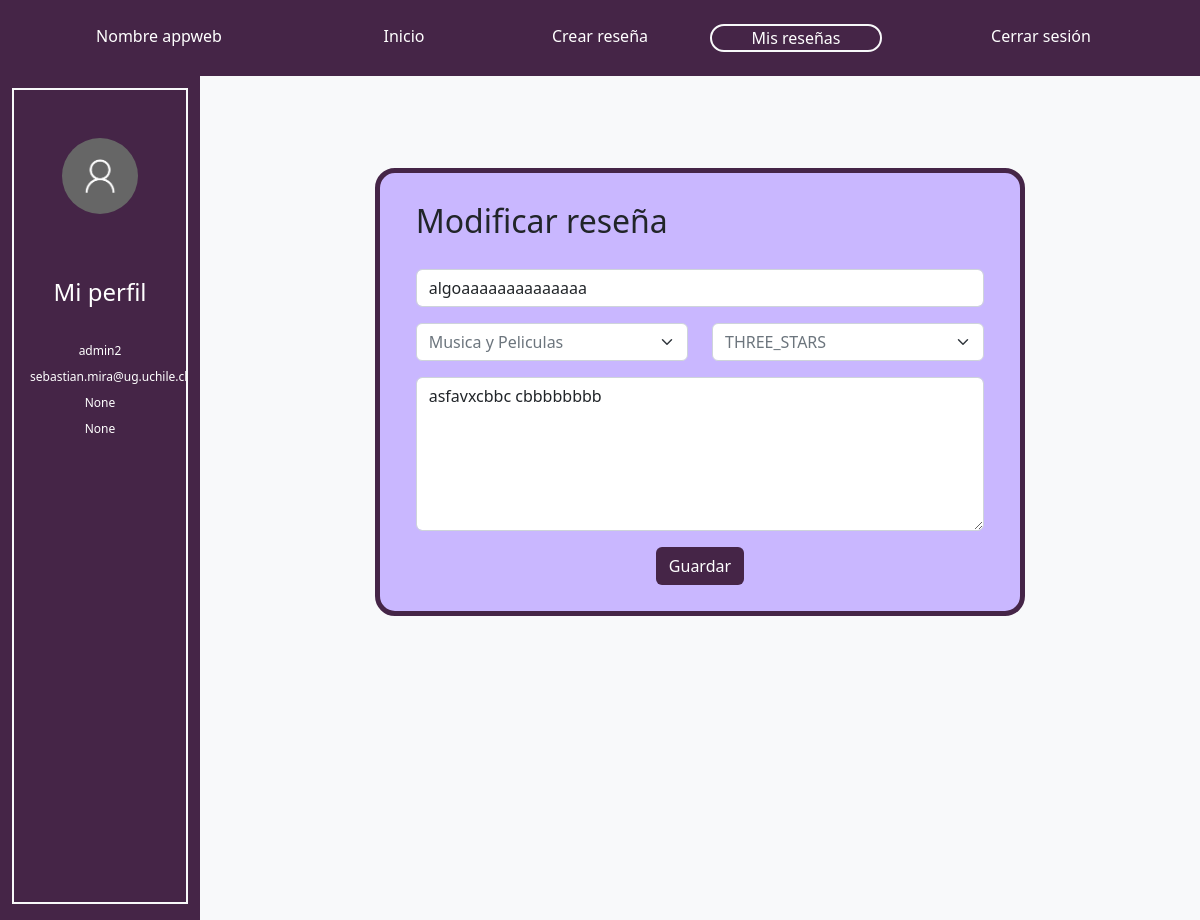
Screenshot of /modify/9 (signed in) with the database file from the repository.
### reviews/models.py (models this page shows, shortened)
class User(AbstractUser):
   birthdate = models.DateField(null=True, blank=True)
   country = models.CharField(max_length=50,  blank=True, null=True)

class Review(models.Model):  # Todolist able name that inherits models.Model
    product_name = models.CharField(max_length=100)# autodesc
    category = models.CharField(max_length=50,  blank=True, null=True)
    content =	models.TextField(max_length=500)# donde se obtuvo, es un alimento, herramienta, etc. como se utiliza, precio
    creation_date = models.DateField(default=timezone.now().strftime("%Y-%m-%d"))# autodesc
    CATEGORIES = [
       (1, "ONE_STAR"),
       (2, "TWO_STARS"),
       (3, "THREE_STARS"),
       (4, "FOUR_STARS"),
       (5, "FIVE_STARS"),
    ]
    punctuation = models.IntegerField(choices=CATEGORIES, default=CATEGORIES[2][1], help_text="Puntuación")
    author_nickname =  models.ForeignKey(User, blank=True, null=True, on_delete=models.CASCADE)# autodesc
    object_image = models.ImageField(null=True, blank=True, upload_to="review_images/")

### reviews/views.py (the view)
# urls.py: path('modify/<review_id>',views.ModifyReview,name='modify'),
def ModifyReview(request, review_id):
    if request.method == 'GET' and request.user.is_authenticated:
        review = Review.objects.filter(id=review_id)[0]
        PUNCTUATIONS=[
            (1, "ONE_STAR"),
            (2, "TWO_STARS"),
            (3, "THREE_STARS"),
            (4, "FOUR_STARS"),
            (5, "FIVE_STARS"),
        ]
        initial = {"product_name":review.product_name, "category":review.category, "content":review.content, "punctuation":review.punctuation}
        form = CreateReviewForm(initial=initial)
        return render(request, 'reviews/ModifyReview.html', {'form':form, 'review': review, 'categories': categories})

### reviews/forms.py
class CreateReviewForm(forms.Form):
    product_name = forms.CharField(label="Nombre del Producto", required=True, widget=forms.TextInput(attrs={'placeholder':'Nombre del Producto', 'class': 'form-control'}))
    content = forms.CharField(label='Haz tu reseña...', widget=forms.Textarea(attrs={'placeholder':'Haz tu reseña...', 'class': 'form-control h-50'}), max_length=500)
    category = forms.ChoiceField(label='Select a country', widget=forms.Select(attrs={'class': 'form-select text-muted'}), choices=[(category['id'], category['name']) for category in categories],  required=True)
    PUNCTUATIONS=[
       ("1", "ONE_STAR"),
       ("2", "TWO_STARS"),
       ("3", "THREE_STARS"),
       ("4", "FOUR_STARS"),
       ("5", "FIVE_STARS"),
    ]
    punctuation = forms.ChoiceField(label="Puntuacion", widget=forms.Select(attrs={'class': 'form-select text-muted'}),choices=PUNCTUATIONS)
    object_image = forms.ImageField(label="Imagen del producto...")

### reviews/templates/reviews/ModifyReview.html (shortened to what this page needs)
<!DOCTYPE html>
{% load static %}
<html lang="en">
<head>
    <link href="https://cdn.jsdelivr.net/npm/bootstrap@5.2.0/dist/css/bootstrap.min.css" rel="stylesheet"></head>
    <link rel="stylesheet" type="text/css" href="{% static 'reviews/styles.css' %}">
</head>
<body>
    <nav class="navbar-expand fixed-top">
        <div class="p-4 morado-oscuro container-fluid">
          <div class="row row-cols-auto text-center">
            {% if user.is_authenticated %}
            <div class="col-3">
              <a class="text-white navbar-brand" href="{% url 'ShowReviews' %}">Nombre appweb</a>
            </div>
            {%else%}
            <div class="col-2">
                <a class="text-white navbar-brand" href="{% url 'ShowReviews' %}">Nombre appweb</a>
              </div>
            {%endif%}
            <div class="col-2">
              <a class="text-white nav-link" href="{% url 'ShowReviews' %}">Inicio</a>
            </div>
            <div class="col-2">
                <a class="text-white nav-link" href="{% url 'CreateReview' %}">Crear reseña</a>
            </div>
            <div class="col-2">
              <a class="text-white nav-link border border-2 border-light rounded-pill" href="{% url 'myReviews' %}">Mis reseñas</a>
            </div>
            {% if user.is_authenticated %}
            <div class="col-3">
                <a class="text-white nav-link" href="{% url 'logout' %}">Cerrar sesión</a>
            </div>
            {%endif%}
          </div>
        </div>
      </nav>
    {% if user.is_authenticated %}
        Welcome, {{ user.username }} (<a href="{% url 'logout' %}">logout</a>)
    {% else %}
        <a href="{% url 'login' %}">login</a>
    {% endif %}
    <div class="container-fluid min-vh-100 contenido pt-5">
        <div class="row row-cols-auto">
          <div class="col-2 morado-oscuro py-3">
          <div class="h-100  border border-2 border-light">
            <div class="row p-5 justify-content-center">
              <img src="{% static 'reviews/user.png' %}" class="rounded-circle img-fluid">
            </div>
            <div class="row text-white text-center m-1">
              <div class="py-2 fs-4">Mi perfil</div>
              <div class="container-fluid justify-content-center">
                <div style="font-size: 12px;" class="row row-cols-1">
                  <div class="col mt-2">{{ user.username }}</div>
                  <div class="col mt-2">{{ user.email }}</div>
                  <div class="col mt-2">{{ user.birthdate }}</div>
                  <div class="col mt-2">{{ user.country }}</div>
                </div>
              </div>
            </div>
          </div>
          </div>
          <div class="col-10 bg-light">
            <div class="container-fluid contenido pt-5">
        <div class="row row-cols-auto min-vh-100">
          <div class="col-2">
          </div>
          <div class="col-8 py-5">
            <div class="row row-cols-1 borde morado-claro p-4">
            <form style="height: 390px;" action="{% url 'modifiedReview' review.id %}" method="post">
              <div class="col fs-2">
                Modificar reseña
              </div>
              <div class="col">
                <div class="mb-3 pt-4">
                  {{ form.product_name }}
                </div>
                <div style="height: 50%;" class="row">
                  <div class="col-6">
                    {{ form.category }}
                  </div>
                  <div class="col-6">
                      {{ form.punctuation }}
                </div>
                <div class="pt-3 text-center">
                  {{ form.content }}
                  <button type="submit" class="btn text-white mt-3 mb-0 morado-oscuro">Guardar</button>
                </div>
              </div>
            </div></form>
          </div>
      </div>
          </div>
        </div>
    </div>
</body>
</html>

### reviews/static/reviews/styles.css (style rules this page uses)
.borde { border-radius: 20px; border-style: solid; border-color: #452547; border-width: thick; }
.morado-oscuro { background-color:#452547; }
.morado-claro { background-color:#c9b7ff; }
.contenido { padding-top:88px; }

### rows the page displays
User: username "admin2", email "sebastian.mira@ug.uchile.cl", birthdate "None", country "None"
Review: product_name "algoaaaaaaaaaaaaaa", category "Musica y Peliculas", punctuation "THREE_STARS", content "asfavxcbbc cbbbbbbbb"
